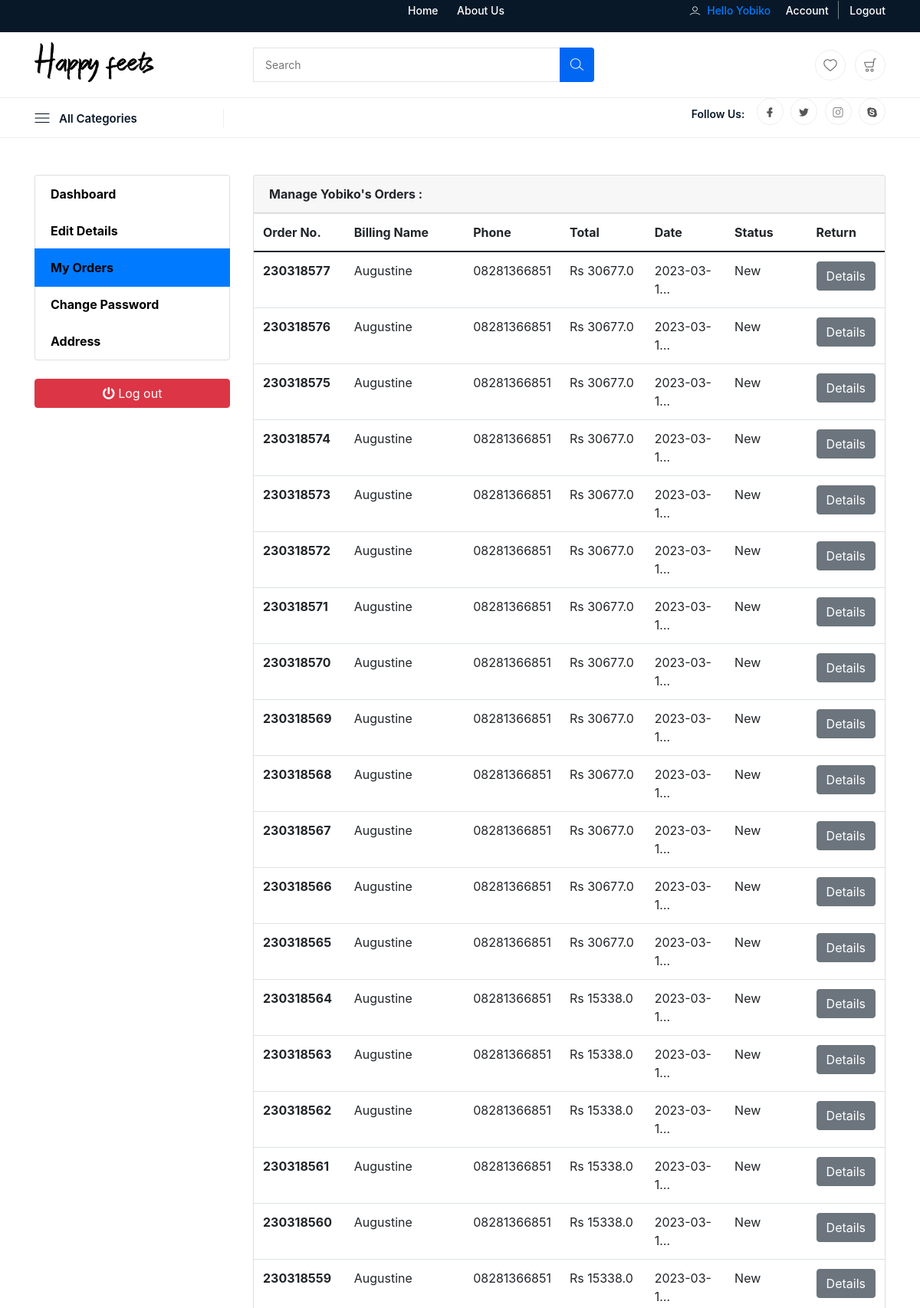
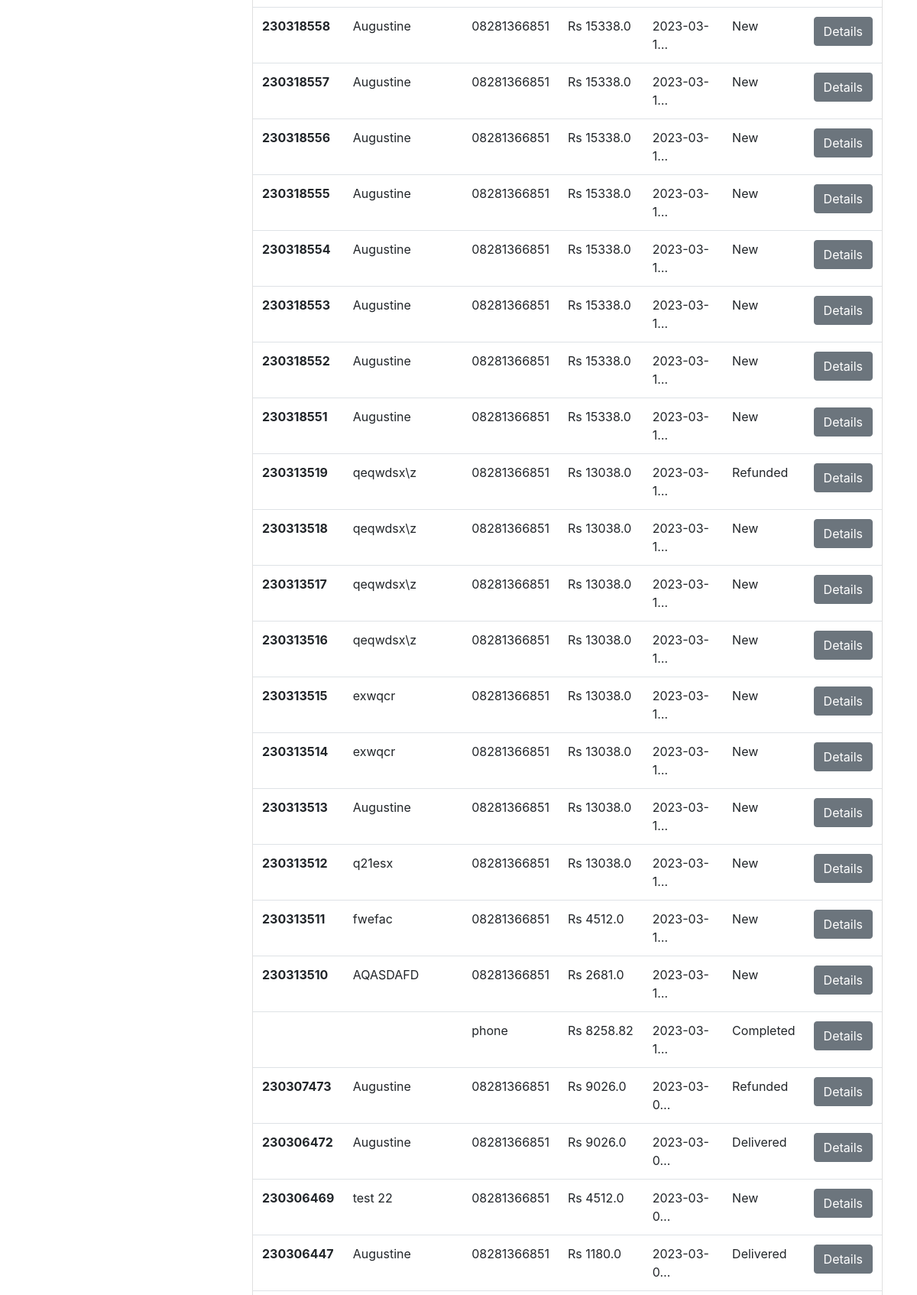
The app's page /dashboard/orders/ (signed in, upper part) with its own data (2 pictures, top to bottom).
### accounts/models.py (models this page shows, shortened)
class Account(AbstractBaseUser):
    first_name      = models.CharField(max_length=50)
    last_name       = models.CharField(max_length=50)
    username        = models.CharField(max_length=50, unique=True)
    email           = models.EmailField(max_length=100, unique=True)
    phone_number    = models.CharField(max_length=50)
    wallet          = models.IntegerField(default=0)
    date_joined     = models.DateTimeField(auto_now_add=True)
    last_login      = models.DateTimeField(auto_now_add=True)
    is_admin        = models.BooleanField(default=False)
    is_staff        = models.BooleanField(default=False)
    is_active       = models.BooleanField(default=False)
    is_superadmin   = models.BooleanField(default=False)
    USERNAME_FIELD = 'email'
    REQUIRED_FIELDS = ['username', 'first_name', 'last_name']
    objects = MyAccountManager()

### orders/models.py (models this page shows, shortened)
class Order(models.Model):
    user = models.ForeignKey(Account, on_delete=models.CASCADE)
    payment = models.ForeignKey(Payment, on_delete=models.SET_NULL, blank=True , null=True)
    orderNumber = models.CharField(max_length=30)
    dateCreated = models.DateTimeField(auto_now_add=True)
    orderTotal = models.FloatField()
    tax = models.FloatField(default='18')
    status = models.CharField(choices=status, default='New', max_length=50)
    isOrdered = models.BooleanField(default=False)
    refund = models.CharField(max_length=100, blank=True, null=True, default=None)
    firstName = models.CharField(max_length=100)
    lastName = models.CharField(max_length=100)
    email = models.EmailField(max_length=100, default='email')
    phone = models.CharField(max_length=100, default='phone')
    addressLineOne = models.CharField(max_length=100, blank=True, null=True, default=None)
    addressLineTwo = models.CharField(max_length=100, blank=True, null=True, default=None)
    city = models.CharField(max_length=100)
    state = models.CharField(max_length=100)
    country = models.CharField(max_length=100, blank=True, null=True, default=None)
    orderNote = models.TextField(max_length=1000, blank=True, null=True, default=None)
    createdAt = models.DateTimeField(auto_now=True)
    modifiedAt = models.DateTimeField(auto_now=True)
    def __str__(self):
        return f'Order {self.id}'

### dashboard/views.py (the view)
# urls.py: path('orders/', views.orders, name='orders'),
@login_required
def orders(request):
    orders = Order.objects.filter(user = request.user, isOrdered=True).order_by('-dateCreated')
    context = {
        'orders' : orders
        }
    print(orders)
    return render(request, 'orders.html', context)

### adminPanel/contextProcessor.py (called while the page is built)
def countData(request):
    totalPrice= Order.objects.aggregate(Sum('orderTotal'))['orderTotal__sum']
    print(totalPrice)
    return {
        'userCount' : Account.objects.count(),
        'productCount' : Product.objects.count(),
        'categoryCount' : Category.objects.count(),
        'orderCount' : Order.objects.count(),
        'totalPrice': totalPrice
    }

### category/contextProcessor.py (called while the page is built)
def menuList(request):
    link = Category.objects.all()
    return {'link': link}

### category/models.py (called while the page is built)
    def menuUrl(self):
        return reverse('productByCategory', args=[self.slug])

### dashboard/templates/orders.html
{% extends 'homebase_ecommerce.html' %}
{% load static %}
{% block content %}
<section class="section-conten padding-y bg my-5">
    <div class="container">
        <div class="row">
            {% include 'include/dashboardSidebar.html' %}
        <main class="col-md-9">
            <article class="card">
            <header class="card-header">
                <strong class="d-inline-block mr-3">Manage {{user.first_name}}'s Orders : </strong>
            </header>
            <table class="table table-hover p-1 text-small">
                <thead>
                  <tr>
                    <th scope="col">Order No.</th>
                    <th scope="col">Billing Name</th>
                    <th scope="col">Phone </th>
                    <th scope="col"> Total</th>
                    <th scope="col"> Date</th>
                    <th scope="col">Status</th>
                    <th scope="col">Return</th>
                  </tr>
                </thead>
                <tbody>
                    {% for order in orders %}
                  <tr>
                    <th scope="row">{{ order.orderNumber }}</th>
                    <td>{{ order.firstName }}</td>
                    <td>{{ order.phone }}</td>
                    <td>Rs {{ order.orderTotal }}</td>
                    <td>{{ order.dateCreated|truncatechars:10 }} </td>
                    <td>{{ order.status }}</td>
                    <td ><a href="{% url 'orderDetails' order.id%}" class="btn btn-secondary text-small">Details</a></td>
                  </tr>
                  {% endfor %}
                </tbody>
              </table>
        </main>
    </div>
    </div>
    </section>
{% endblock content %}

### templates/home_navbar.html (shortened to what this page needs)
{% load static %}
<header class="header navbar-area">
    <div class="topbar">
        <div class="container">
            <div class="row align-items-center">
                <div class="col-lg-4 col-md-4 col-12">
                    <div class="top-left">
                        <ul class="menu-top-link">
                        </ul>
                    </div>
                </div>
                <div class="col-lg-4 col-md-4 col-12">
                    <div class="top-middle">
                        <ul class="useful-links">
                            <li><a href="{% url 'home' %}">Home</a></li>
                            <li><a href="{% url 'about' %}">About Us</a></li>
                        </ul>
                    </div>
                </div>
                {% if  user.id is None%}
                <div class="col-lg-4 col-md-4 col-12 ">
                    <div class="top-end">
                        <div class="user">
                            <a href="{% url 'dashboard' %}">
                            <i class="lni lni-user"></i>
                            Hello
                        </a>
                        </div>
                        <ul class="user-login">
                            <li>
                                <a href="{% url 'login' %}">Log In</a>
                            </li>
                            <li>
                                <a href="{% url 'register' %}">Register</a>
                            </li>
                        </ul>
                    </div>
                </div>
                {% else %}
                <div class="col-lg-4 col-md-4 col-12 text-center">
                    <div class="top-end">
                        <a href="{% url 'dashboard' %}">
                        <div class="user">
                            <i class="lni lni-user"></i>
                            Hello {{user.first_name}}
                        </a>
                        </div>
                        <ul class="user-login">
                            <li>
                                <a href="{% url 'dashboard' %}">Account</a>
                            </li>
                            <li>
                                <a href="{% url 'logout' %}">Logout</a>
                            </li>
                        </ul>
                    </div>
                </div>
                {% endif %}
            </div>
        </div>
    <div class="header-middle p-0 m-0">
        <div class="container">
            <div class="row align-items-center">
                <div class="col-lg-3 col-md-3 col-7 p-0 m-0">
                    <a class="navbar-brand" href="{% url 'home' %}">
                        <img class="" src="{% static 'assets/images/logo/logo.png' %}" alt="Logo1" width="30" height="75">
                    </a>
                </div>
                <div class="col-lg-5 col-md-7 d-xs-none">
                    <div class="main-menu-search">
                        <form action="{% url 'search' %}" class="search">
                        <div class="navbar-search search-style-5">
                            <div class="search-input">
                                <input type="text" placeholder="Search" name="keyword">
                            </div>
                            <div class="search-btn">
                                <button type="submit"><i class="lni lni-search-alt"></i></button>
                            </div>
                        </form>
                        </div>
                    </div>
                </div>
                <div class="col-lg-4 col-md-2 col-5">
                    <div class="middle-right-area">
                        <div class="navbar-cart">
                            <div class="wishlist">
                                <a href="{% url 'wishlist' %}">
                                    <i class="lni lni-heart"></i>
                                </a>
                            </div>
                             <div class="cart-items">
                                <a href="{% url 'cart' %}" class="main-btn">
                                    <i class="lni lni-cart"></i>
                                </a>
                                </div>
                            </div>
                        </div>
                    </div>
                </div>
            </div>
    <div class="container">
        <div class="row align-items-center">
            <div class="col-lg-8 col-md-6 col-12">
                <div class="nav-inner">
                    <div class="mega-category-menu">
                        <span class="cat-button"><i class="lni lni-menu"></i>All Categories</span>
                    </div>
                    <nav class="navbar navbar-expand-lg">
                    </nav>
                </div>
            </div>
            <div class="col-lg-4 col-md-6 col-12">
                <div class="nav-social">
                    <h5 class="title">Follow Us:</h5>
                    <ul>
                        <li>
                            <a href="javascript:void(0)"><i class="lni lni-facebook-filled"></i></a>
                        </li>
                        <li>
                            <a href="javascript:void(0)"><i class="lni lni-twitter-original"></i></a>
                        </li>
                        <li>
                            <a href="javascript:void(0)"><i class="lni lni-instagram"></i></a>
                        </li>
                        <li>
                            <a href="javascript:void(0)"><i class="lni lni-skype"></i></a>
                        </li>
                    </ul>
                </div>
            </div>
        </div>
    </div>
</header>

### pages/static/css/style.css (style rules this page uses)
body { margin-top:20px; }

### records on screen
Account: first_name "Yobiko"
Order: orderNumber "230318577", firstName "Augustine", phone "08281366851", orderTotal "30677.0", dateCreated "2023-03-1…", status "New"
Order: orderNumber "230318576", firstName "Augustine", phone "08281366851", orderTotal "30677.0", dateCreated "2023-03-1…", status "New"
Order: orderNumber "230318575", firstName "Augustine", phone "08281366851", orderTotal "30677.0", dateCreated "2023-03-1…", status "New"
Order: orderNumber "230318574", firstName "Augustine", phone "08281366851", orderTotal "30677.0", dateCreated "2023-03-1…", status "New"
Order: orderNumber "230318573", firstName "Augustine", phone "08281366851", orderTotal "30677.0", dateCreated "2023-03-1…", status "New"
Order: orderNumber "230318572", firstName "Augustine", phone "08281366851", orderTotal "30677.0", dateCreated "2023-03-1…", status "New"
Order: orderNumber "230318571", firstName "Augustine", phone "08281366851", orderTotal "30677.0", dateCreated "2023-03-1…", status "New"
Order: orderNumber "230318570", firstName "Augustine", phone "08281366851", orderTotal "30677.0", dateCreated "2023-03-1…", status "New"
Order: orderNumber "230318569", firstName "Augustine", phone "08281366851", orderTotal "30677.0", dateCreated "2023-03-1…", status "New"
Order: orderNumber "230318568", firstName "Augustine", phone "08281366851", orderTotal "30677.0", dateCreated "2023-03-1…", status "New"
Order: orderNumber "230318567", firstName "Augustine", phone "08281366851", orderTotal "30677.0", dateCreated "2023-03-1…", status "New"
Order: orderNumber "230318566", firstName "Augustine", phone "08281366851", orderTotal "30677.0", dateCreated "2023-03-1…", status "New"
Order: orderNumber "230318565", firstName "Augustine", phone "08281366851", orderTotal "30677.0", dateCreated "2023-03-1…", status "New"
Order: orderNumber "230318564", firstName "Augustine", phone "08281366851", orderTotal "15338.0", dateCreated "2023-03-1…", status "New"
Order: orderNumber "230318563", firstName "Augustine", phone "08281366851", orderTotal "15338.0", dateCreated "2023-03-1…", status "New"
Order: orderNumber "230318562", firstName "Augustine", phone "08281366851", orderTotal "15338.0", dateCreated "2023-03-1…", status "New"
Order: orderNumber "230318561", firstName "Augustine", phone "08281366851", orderTotal "15338.0", dateCreated "2023-03-1…", status "New"
Order: orderNumber "230318560", firstName "Augustine", phone "08281366851", orderTotal "15338.0", dateCreated "2023-03-1…", status "New"
Order: orderNumber "230318559", firstName "Augustine", phone "08281366851", orderTotal "15338.0", dateCreated "2023-03-1…", status "New"
Order: orderNumber "230318558", firstName "Augustine", phone "08281366851", orderTotal "15338.0", dateCreated "2023-03-1…", status "New"
Order: orderNumber "230318557", firstName "Augustine", phone "08281366851", orderTotal "15338.0", dateCreated "2023-03-1…", status "New"
Order: orderNumber "230318556", firstName "Augustine", phone "08281366851", orderTotal "15338.0", dateCreated "2023-03-1…", status "New"
Order: orderNumber "230318555", firstName "Augustine", phone "08281366851", orderTotal "15338.0", dateCreated "2023-03-1…", status "New"
Order: orderNumber "230318554", firstName "Augustine", phone "08281366851", orderTotal "15338.0", dateCreated "2023-03-1…", status "New"
Order: orderNumber "230318553", firstName "Augustine", phone "08281366851", orderTotal "15338.0", dateCreated "2023-03-1…", status "New"
Order: orderNumber "230318552", firstName "Augustine", phone "08281366851", orderTotal "15338.0", dateCreated "2023-03-1…", status "New"
Order: orderNumber "230318551", firstName "Augustine", phone "08281366851", orderTotal "15338.0", dateCreated "2023-03-1…", status "New"
Order: orderNumber "230313519", firstName "qeqwdsx\\z", phone "08281366851", orderTotal "13038.0", dateCreated "2023-03-1…", status "Refunded"
Order: orderNumber "230313518", firstName "qeqwdsx\\z", phone "08281366851", orderTotal "13038.0", dateCreated "2023-03-1…", status "New"
Order: orderNumber "230313517", firstName "qeqwdsx\\z", phone "08281366851", orderTotal "13038.0", dateCreated "2023-03-1…", status "New"
Order: orderNumber "230313516", firstName "qeqwdsx\\z", phone "08281366851", orderTotal "13038.0", dateCreated "2023-03-1…", status "New"
Order: orderNumber "230313515", firstName "exwqcr", phone "08281366851", orderTotal "13038.0", dateCreated "2023-03-1…", status "New"
Order: orderNumber "230313514", firstName "exwqcr", phone "08281366851", orderTotal "13038.0", dateCreated "2023-03-1…", status "New"
Order: orderNumber "230313513", firstName "Augustine", phone "08281366851", orderTotal "13038.0", dateCreated "2023-03-1…", status "New"
Order: orderNumber "230313512", firstName "q21esx", phone "08281366851", orderTotal "13038.0", dateCreated "2023-03-1…", status "New"
Order: orderNumber "230313511", firstName "fwefac", phone "08281366851", orderTotal "4512.0", dateCreated "2023-03-1…", status "New"
Order: orderNumber "230313510", firstName "AQASDAFD", phone "08281366851", orderTotal "2681.0", dateCreated "2023-03-1…", status "New"
Order: phone "phone", orderTotal "8258.82", dateCreated "2023-03-1…", status "Completed"
Order: orderNumber "230307473", firstName "Augustine", phone "08281366851", orderTotal "9026.0", dateCreated "2023-03-0…", status "Refunded"
Order: orderNumber "230306472", firstName "Augustine", phone "08281366851", orderTotal "9026.0", dateCreated "2023-03-0…", status "Delivered"
Order: orderNumber "230306469", firstName "test 22", phone "08281366851", orderTotal "4512.0", dateCreated "2023-03-0…", status "New"
Order: orderNumber "230306447", firstName "Augustine", phone "08281366851", orderTotal "1180.0", dateCreated "2023-03-0…", status "Delivered"
